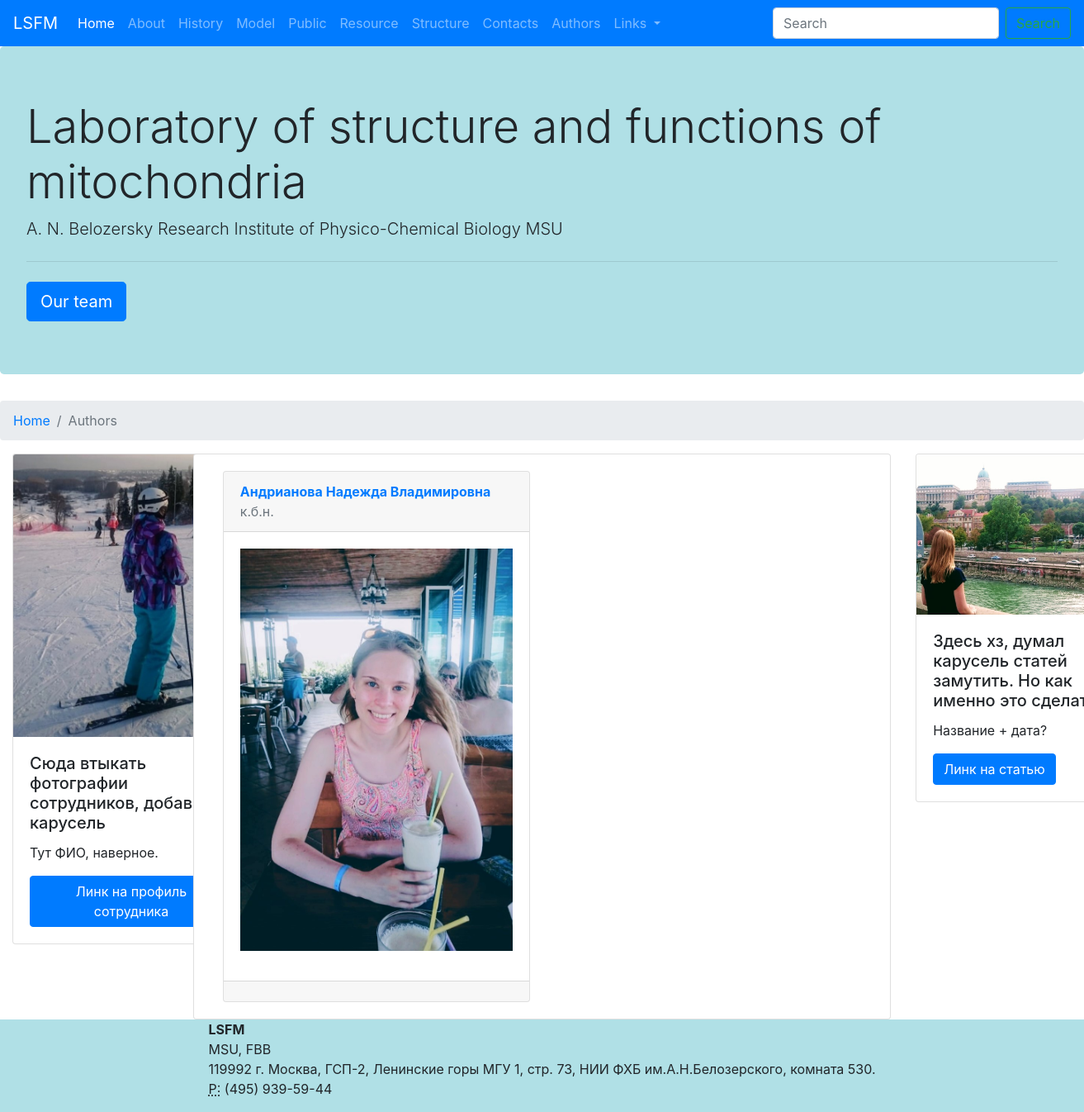
The app's page /structure/authors/, older data.
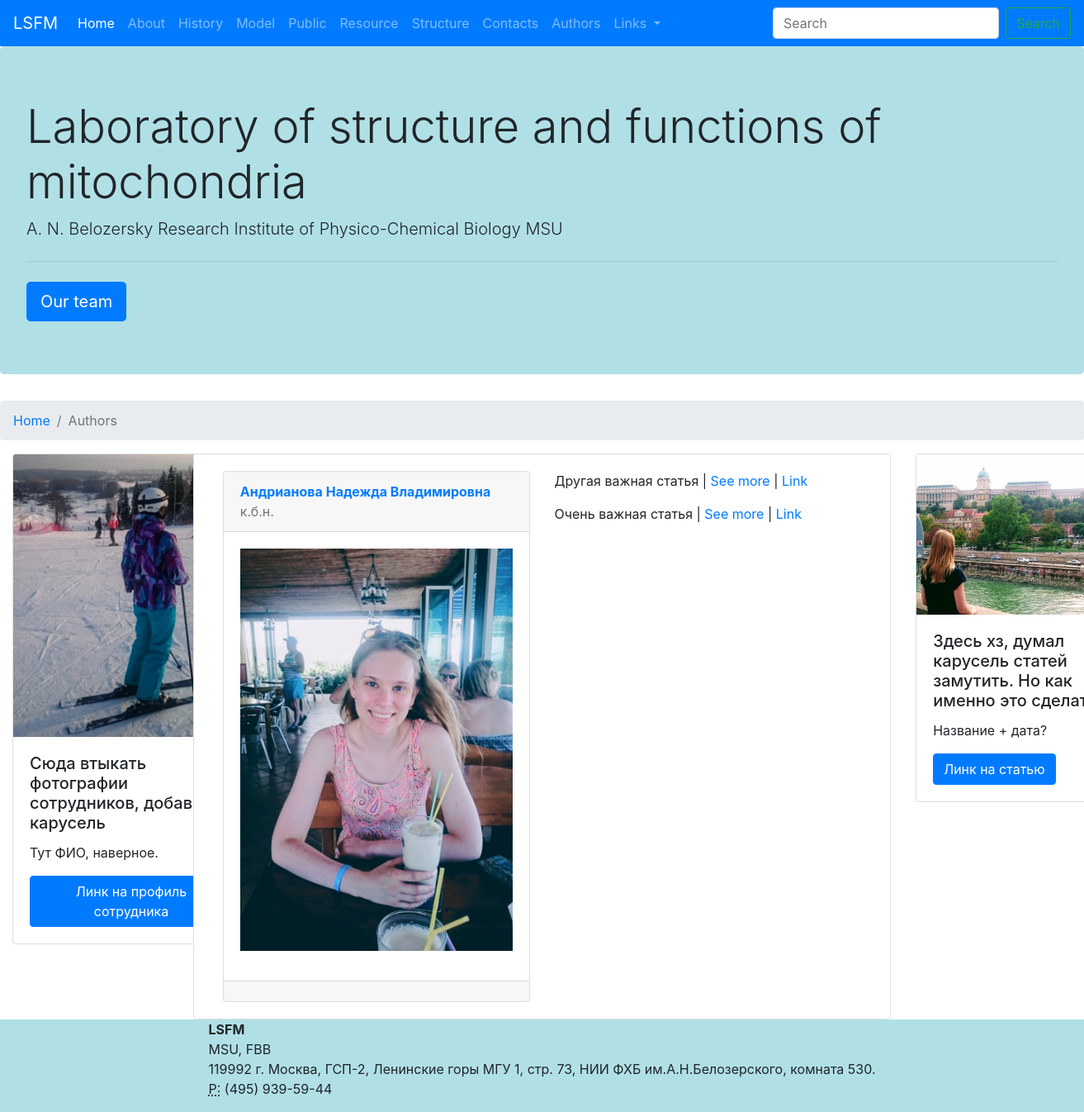
The same page, newer data.
### posts/models.py (models this page shows, shortened)
class Author(models.Model):
    name = models.CharField("ФИО", max_length=256)
    image = models.ImageField("Изображение", upload_to="authors/")
    position = models.CharField("Должность", max_length=256)
    description = models.CharField("Описание", max_length=512, blank=True)
    slug = models.SlugField("Аббривеатура", max_length=20, unique=True)
    class Meta:
        verbose_name = "Автор"
        verbose_name_plural = "Авторы"

class Article(models.Model):
    name = models.CharField("Название", max_length=512)
    date = models.DateField("Дата написания", null=True, blank=True)
    authors = models.ManyToManyField(Author, verbose_name='Авторы', related_name='article_authors')
    url = models.CharField(max_length=160, unique=True, blank=True)
    journal = models.CharField("Журнал", max_length=512)
    abstract = models.TextField("Абстракт", blank=True)
    class Meta:
        verbose_name = "Статья"
        verbose_name_plural = "Статьи"
        ordering = ["date"]

### posts/views.py (the view)
# urls.py: path('structure/authors/', views.AuthorsListView.as_view(), name = 'authors_list'),
class AuthorsListView(ListView):
    model = Author
    template_name = 'authors.html'
    context_object_name = 'authors_list'

### templates/authors.html (shortened to what this page needs)
{% extends 'base.html' %}
{% block breadcrumb %}
<li class="breadcrumb-item"><a href="{% url 'home' %}">Home</a></li>
<li class="breadcrumb-item active" aria-current="page">Authors</li>
{% endblock breadcrumb %}
{% block content %}
    {% for author in authors_list %}
    <div class="container-fluid">
        <div class="row">
            <div class="col-sm-6">
                <div class="card">
                    <div class="card-header">
                        <span class="font-weight-bold"><a href="{% url 'author_detail' author.slug %}">{{author.name}}</a></span>
                        <span class="text-muted">{{author.position}}</span>
                    </div>
                    <div class="card-body">
                        <p>
                            <img src="{{ author.image.url }}" class="img-fluid" alt="">
                        </p>
                    </div>
                    <div class="card-footer">
                    </div>
                </div>
            </div>
            <div class="col-sm-6">
                {% for article in author.article_authors.all %}
                    <p>{{article.name}} |
                    <a href="#">See more</a> |
                    <a href="{{article.url}}">Link</a>
                    </p>
                {% endfor %}
            </div>
        </div>
    </div>
    {% endfor %}
{% endblock content %}

### templates/base.html (shortened to what this page needs)
{% load static %}
<!doctype html>
    <link rel="stylesheet" href="https://stackpath.bootstrapcdn.com/bootstrap/4.5.2/css/bootstrap.min.css">
    <head>
        <nav class="navbar navbar-expand-lg navbar-dark bg-primary">
          <a class="navbar-brand" href="{% url 'home' %}">LSFM</a>
          <div class="collapse navbar-collapse" id="navbarSupportedContent">
            <ul class="navbar-nav mr-auto">
              <li class="nav-item active">
                <a class="nav-link" href="{% url 'home' %}">Home <span class="sr-only">(current)</span></a>
              </li>
              <li class="nav-item">
                <a class="nav-link" href="{% url 'about' %}">About</a>
              </li>
              <li class="nav-item">
                <a class="nav-link" href="{% url 'history' %}">History</a>
              </li>
              <li class="nav-item">
                <a class="nav-link" href="{% url 'model' %}">Model</a>
              </li>
              <li class="nav-item">
                <a class="nav-link" href="{% url 'public' %}">Public</a>
              </li>
              <li class="nav-item">
                <a class="nav-link" href="{% url 'resource' %}">Resource</a>
              </li>
              <li class="nav-item">
                <a class="nav-link" href="{% url 'structure' %}">Structure</a>
              </li>
              <li class="nav-item">
                <a class="nav-link" href="{% url 'contacts' %}">Contacts</a>
              </li>
              <li class="nav-item">
                <a class="nav-link" href="{% url 'authors_list' %}">Authors</a>
              </li>
              <li class="nav-item dropdown">
                <a class="nav-link dropdown-toggle" href="#" id="navbarDropdown" role="button" data-toggle="dropdown" aria-haspopup="true" aria-expanded="false">
                  Links
                </a>
              </li>
            </ul>
            <form class="form-inline my-2 my-lg-0">
              <input class="form-control mr-sm-2" type="search" placeholder="Search" aria-label="Search">
              <button class="btn btn-outline-success my-2 my-sm-0" type="submit">Search</button>
            </form>
          </div>
        </nav>
        <div class="jumbotron" style="background-color: #B0E0E6;">
          <h1 class="display-4">Laboratory of structure and functions of mitochondria</h1>
          <p class="lead">A. N. Belozersky Research Institute of Physico-Chemical Biology MSU</p>
          <hr class="my-4">
          <a class="btn btn-primary btn-lg" href="{% url 'authors_list' %}" role="button">Our team</a>
        </div>
        <nav aria-label="breadcrumb">
          <ol class="breadcrumb">
            {% block breadcrumb %}
            {% endblock breadcrumb %}
          </ol>
        </nav>
    </head>
    <body>
        <div class="container-fluid">
            <div class="row">
                <div class="col-sm-2">
                   <div class="card" style="width: 18rem;">
                        <div class="card-body">
                          <h5 class="card-title">Сюда втыкать фотографии сотрудников, добавить карусель</h5>
                          <p class="card-text">Тут ФИО, наверное.</p>
                          <a href="#" class="btn btn-primary stretched-link">Линк на профиль сотрудника</a>
                        </div>
                    </div>
                </div>
                <div class="col-sm">
                    <div class="card">
                        <div class="card-body">
                            {% block content %}
                            {% endblock content %}
                        </div>
                    </div>
                </div>
                <div class="col-12 col-sm-2">
                    <div class="card" style="width: 18rem;">
                        <div class="card-body">
                          <h5 class="card-title">Здесь хз, думал карусель статей замутить. Но как именно это сделать?</h5>
                          <p class="card-text">Название + дата?</p>
                          <a href="#" class="btn btn-primary stretched-link">Линк на статью</a>
                        </div>
                    </div>
                </div>
        </div>
    </body>
    <footer>
        <div class="row justify-content-center" style="background-color: #B0E0E6;">
          <div class="col-12-xs-5">
            <address>
              <strong>LSFM</strong><br />
              MSU, FBB<br />
              119992 г. Москва, ГСП-2, Ленинские горы МГУ 1, стр. 73, НИИ ФХБ им.А.Н.Белозерского, комната 530. <br />
              <abbr title="Phone">P:</abbr> (495) 939-59-44
            </address>
          </div>
        </div>
    </footer>

Row changes from the older to the newer data that the page shows:
added Article: name "Другая важная статья"
added Article: name "Очень важная статья"
